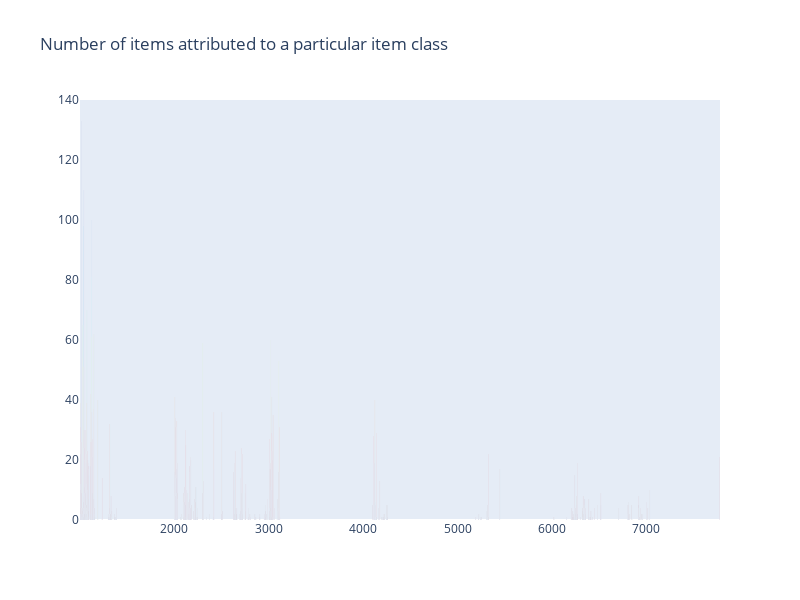

Notebook source saved alongside this figure:
### Code cell
x, y = (list(x) for x in zip(*sorted(zip(items['class'].value_counts().index, 
                                         items['class'].value_counts().values), 
                                        reverse = False)))
trace2 = go.Bar(
    x=items['class'].value_counts().index,
    y=items['class'].value_counts().values,
    marker=dict(
        color=items['class'].value_counts().values,
        colorscale = 'Jet',
        reversescale = True
    ),
    orientation='v',
)

layout = dict(
    title='Number of items attributed to a particular item class',
     width = 800, height = 600,
    yaxis=dict(
        showgrid=False,
        showline=False,
        showticklabels=True
    ))

fig1 = go.Figure(data=[trace2])
fig1['layout'].update(layout)
py.iplot(fig1, filename='plots')

### Figure 1 — Plotly figure (JSON) as saved in the notebook; plotly's stock layout.template omitted (floating-point values rounded to 4 significant figures; data arrays with more than 128 entries replaced by an {"elided": "..."} marker saying what was removed)
{"data": [{"marker": {"color": {"elided": "337 int values"}, "colorscale": [[0, "rgb(0,0,131)"], [0.2, "rgb(0,60,170)"], [0.4, "rgb(5,255,255)"], [0.6, "rgb(255,255,0)"], [0.8, "rgb(250,0,0)"], [1, "rgb(128,0,0)"]], "reversescale": true}, "orientation": "v", "type": "bar", "x": {"elided": "337 int values"}, "y": {"elided": "337 int values"}}], "layout": {"height": 600, "title": {"text": "Number of items attributed to a particular item class"}, "width": 800, "yaxis": {"showgrid": false, "showline": false, "showticklabels": true}}}
